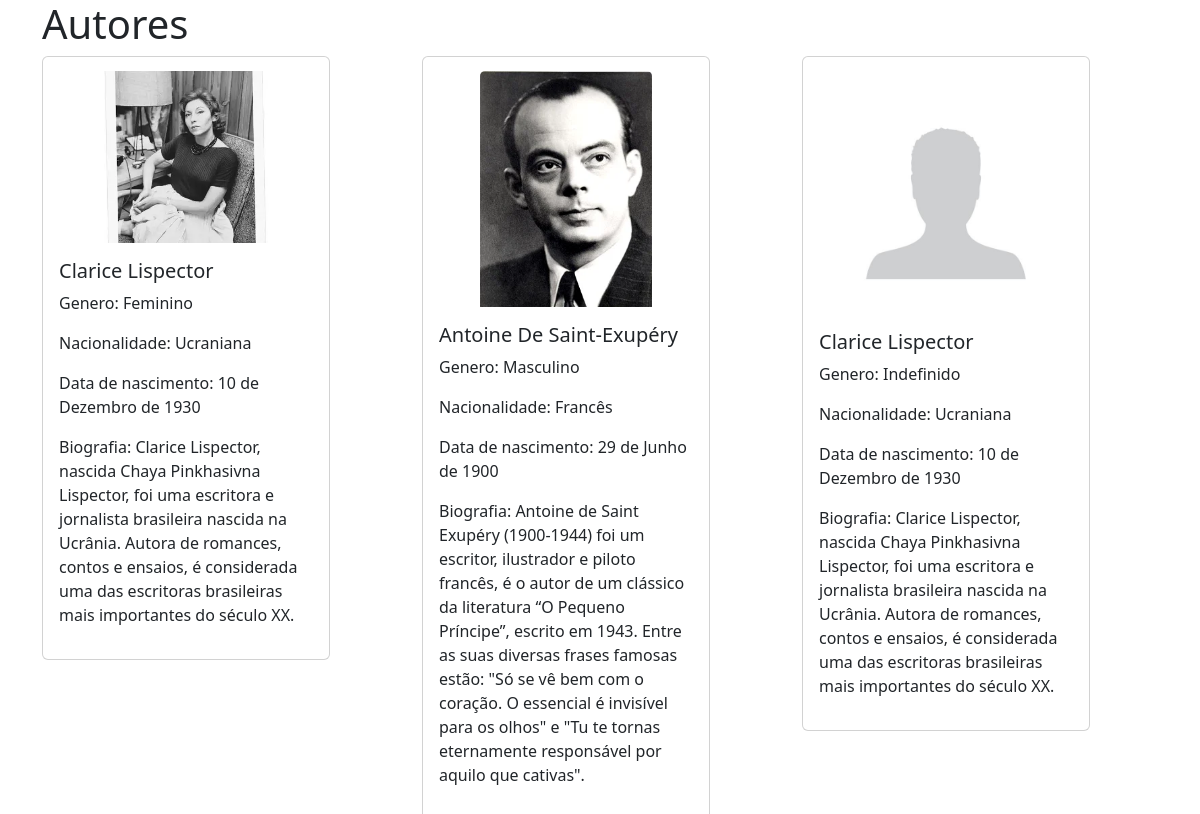
/livros/visualizar_autores/, run on the app's committed database.
### livros/models.py (models this page shows, shortened)
class Autor(models.Model):
    GENERO_CHOICES = [
        ('M', 'Masculino'),
        ('F', 'Feminino'),
        ('O', 'Outros'),
    ]
    nome = models.CharField(max_length=80, null=False)
    genero = models.CharField(max_length=10, choices=GENERO_CHOICES, default='O')
    biografia = models.TextField(null=False)
    nacionalidade = models.CharField(max_length=30, null=False)
    data_nascimento = models.DateField(null=False)
    data_cadastro = models.DateTimeField(auto_now_add=True)
    data_ultima_atualizacao = models.DateTimeField(auto_now=True)
    funcionario = models.ForeignKey(DadosFuncionario, on_delete=models.DO_NOTHING)
    foto_autor = models.ImageField(upload_to='autores', default='autores/default.jpg')

### livros/views.py (the view)
# urls.py: path('visualizar_autores/', views.visualizar_autores, name="visualizar_autores"),
def visualizar_autores(request):
    if request.method == 'GET':
        autores = Autor.objects.all()
        return render(request, 'visualizar_autores.html', {'autores': autores})

### livros/templates/visualizar_autores.html (shortened to what this page needs)
{% extends "base.html" %}
{% load static %}
{% block 'body' %}
    <div class="container">
        <h1>Autores</h1>
        <div class="row">
            {% for autor in autores %}
                <div class="col-md-4" style="margin-right: auto">
                    <div class="card" style="width: 18rem; margin-bottom: 5%;">
                        <div class="d-flex align-items-center">
                            <img src="{{autor.foto_autor.url}}" alt="foto do autor" class="card-img-top mx-auto" style="max-width: 60%; object-fit: contain; margin-top: 5%">
                        </div>
                        <div class="card-body">
                            <h5 class="card-title">{{autor.nome}}</h5>
                            <p>Genero: {% if autor.genero == 'O' %}Indefinido{% else %}{{autor.get_genero_display}}{% endif %}</p>
                            <p>Nacionalidade: {{autor.nacionalidade}}</p>
                            <p>Data de nascimento: {{autor.data_nascimento}}</p>
                            <p>Biografia: {{autor.biografia}}</p>
                        </div>
                    </div>
                </div>
            {% empty %}
                <p>Nenhum autor encontrado.</p>
            {% endfor %}
        </div>
    </div>
{% endblock 'body' %}

### data on the page
Autor: foto_autor (picture), nome "Clarice Lispector", genero "Feminino", nacionalidade "Ucraniana", data_nascimento "10 de Dezembro de 1930", biografia "Clarice Lispector, nascida Chaya Pinkhasivna Lispector, foi uma escritora e jornalista brasileira nascida na Ucrânia. Autora de romances, contos e ensaios, é considerada uma das escritoras brasileiras mais importantes do século XX."
Autor: foto_autor (picture), nome "Antoine De Saint-Exupéry", genero "Masculino", nacionalidade "Francês", data_nascimento "29 de Junho de 1900", biografia "Antoine de Saint Exupéry (1900-1944) foi um escritor, ilustrador e piloto francês, é o autor de um clássico da literatura “O Pequeno Príncipe”, escrito em 1943. Entre as suas diversas frases famosas estão: \"Só se vê bem com o coração. O essencial é invisível para os olhos\" e \"Tu te tornas eternamente responsável por aquilo que cativas\"."
Autor: foto_autor (placeholder picture), nome "Clarice Lispector", genero "Indefinido", nacionalidade "Ucraniana", data_nascimento "10 de Dezembro de 1930", biografia "Clarice Lispector, nascida Chaya Pinkhasivna Lispector, foi uma escritora e jornalista brasileira nascida na Ucrânia. Autora de romances, contos e ensaios, é considerada uma das escritoras brasileiras mais importantes do século XX."
